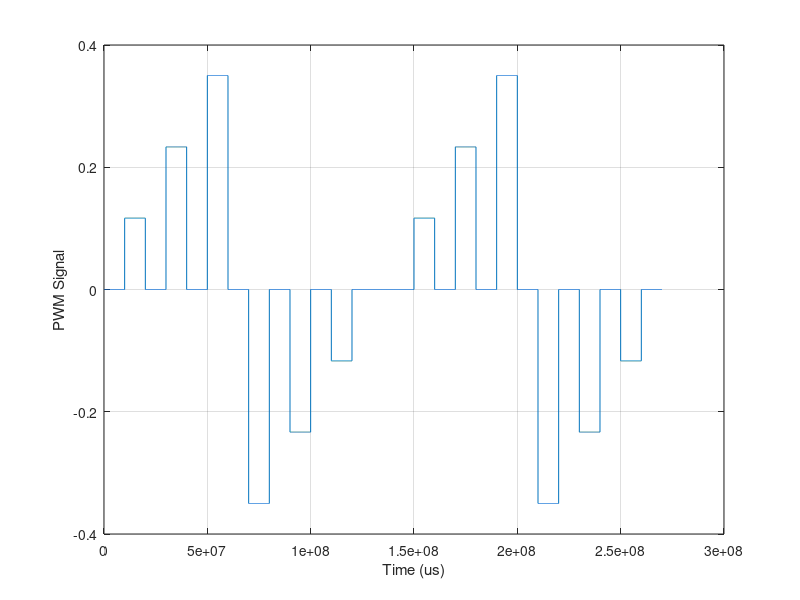

MATLAB code for this plot:
%{
Jesse McDermott
Camp Roberts Testing July 2018

Multi step input for system identification
input runs at 100 Hz
%}
% clear
% close all
% clc

N = 0;
Nmax = 3;
max_amp = .35/Nmax;
tmax = 270;
%start = randi(3600e6);
start = 1;
t = start:1e4:start+(tmax*1e6)-1;
%t = [1:1:70]*1e6;
state = 0; %
period = 20; % seconds, on/off duraton
y(1)=0; %

for i = 1:1:tmax*100
    
    tsd(i) = t(i)/1e6;
    
    if i > 1
    b1 = mod(floor(tsd(i)),period/2); % creates two on/off trigger variables
    b2 = mod(floor(tsd(i-1)),period/2);
     if (b1 == 0 && b2~=0)% || (b1 ~=0 && b2 == 0)
        
        if N >= Nmax % this if is more effective here rather than with y(i) below
            N = -4; % Change from -3 to -4 to capture the - max signal
        end
        if state == 0
            state = 1;
           N = N+1;
        elseif state == 1
                state = 0;
        end 
     end
     y(i) = max_amp*N*state;
%         if N >= 3
%            N = 0;    
    end
 end

plot(t,y)
grid on
xlabel('Time (us)')
ylabel('PWM Signal')

